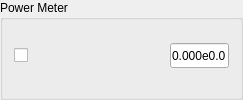
                 <widget class="QGroupBox" name="groupBox_4">
                  <property name="sizePolicy">
                   <sizepolicy hsizetype="Expanding" vsizetype="Maximum">
                    <horstretch>0</horstretch>
                    <verstretch>0</verstretch>
                   </sizepolicy>
                  </property>
                  <property name="title">
                   <string>Power Meter</string>
                  </property>
                  <layout class="QGridLayout" name="gridLayout_23">
                   <property name="topMargin">
                    <number>3</number>
                   </property>
                   <property name="bottomMargin">
                    <number>9</number>
                   </property>
                   <item row="0" column="0">
                    <layout class="QGridLayout" name="gridLayout_16" columnstretch="1,1,5,3">
                     <property name="verticalSpacing">
                      <number>0</number>
                     </property>
                     <item row="0" column="0">
                      <widget class="QCheckBox" name="activePowerMeter">
                       <property name="sizePolicy">
                        <sizepolicy hsizetype="Expanding" vsizetype="Preferred">
                         <horstretch>0</horstretch>
                         <verstretch>0</verstretch>
                        </sizepolicy>
                       </property>
                       <property name="toolTip">
                        <string>Active Instrument?</string>
                       </property>
                       <property name="text">
                        <string/>
                       </property>
                       <property name="checked">
                        <bool>false</bool>
                       </property>
                       <property name="mytype" stdset="0">
                        <string>checkbox</string>
                       </property>
                      </widget>
                     </item>
                     <item row="0" column="1">
                      <widget class="LedIndicator" name="PMLed" native="true">
                       <property name="sizePolicy">
                        <sizepolicy hsizetype="Fixed" vsizetype="Fixed">
                         <horstretch>0</horstretch>
                         <verstretch>0</verstretch>
                        </sizepolicy>
                       </property>
                       <property name="minimumSize">
                        <size>
                         <width>25</width>
                         <height>25</height>
                        </size>
                       </property>
                       <property name="maximumSize">
                        <size>
                         <width>25</width>
                         <height>25</height>
                        </size>
                       </property>
                       <property name="baseSize">
                        <size>
                         <width>0</width>
                         <height>0</height>
                        </size>
                       </property>
                       <property name="mytype" stdset="0">
                        <string>led</string>
                       </property>
                      </widget>
                     </item>
                     <item row="0" column="2">
                      <spacer name="horizontalSpacer_4">
                       <property name="orientation">
                        <enum>Qt::Orientation::Horizontal</enum>
                       </property>
                       <property name="sizeHint" stdset="0">
                        <size>
                         <width>56</width>
                         <height>14</height>
                        </size>
                       </property>
                      </spacer>
                     </item>
                     <item row="0" column="3">
                      <widget class="QLineEdit" name="PowerMeterDisp">
                       <property name="sizePolicy">
                        <sizepolicy hsizetype="Expanding" vsizetype="Fixed">
                         <horstretch>0</horstretch>
                         <verstretch>0</verstretch>
                        </sizepolicy>
                       </property>
                       <property name="maximumSize">
                        <size>
                         <width>16777215</width>
                         <height>40</height>
                        </size>
                       </property>
                       <property name="text">
                        <string>0.000e0.0</string>
                       </property>
                       <property name="mytype" stdset="0">
                        <string>inst_disp</string>
                       </property>
                      </widget>
                     </item>
                    </layout>
                   </item>
                  </layout>
                 </widget>
